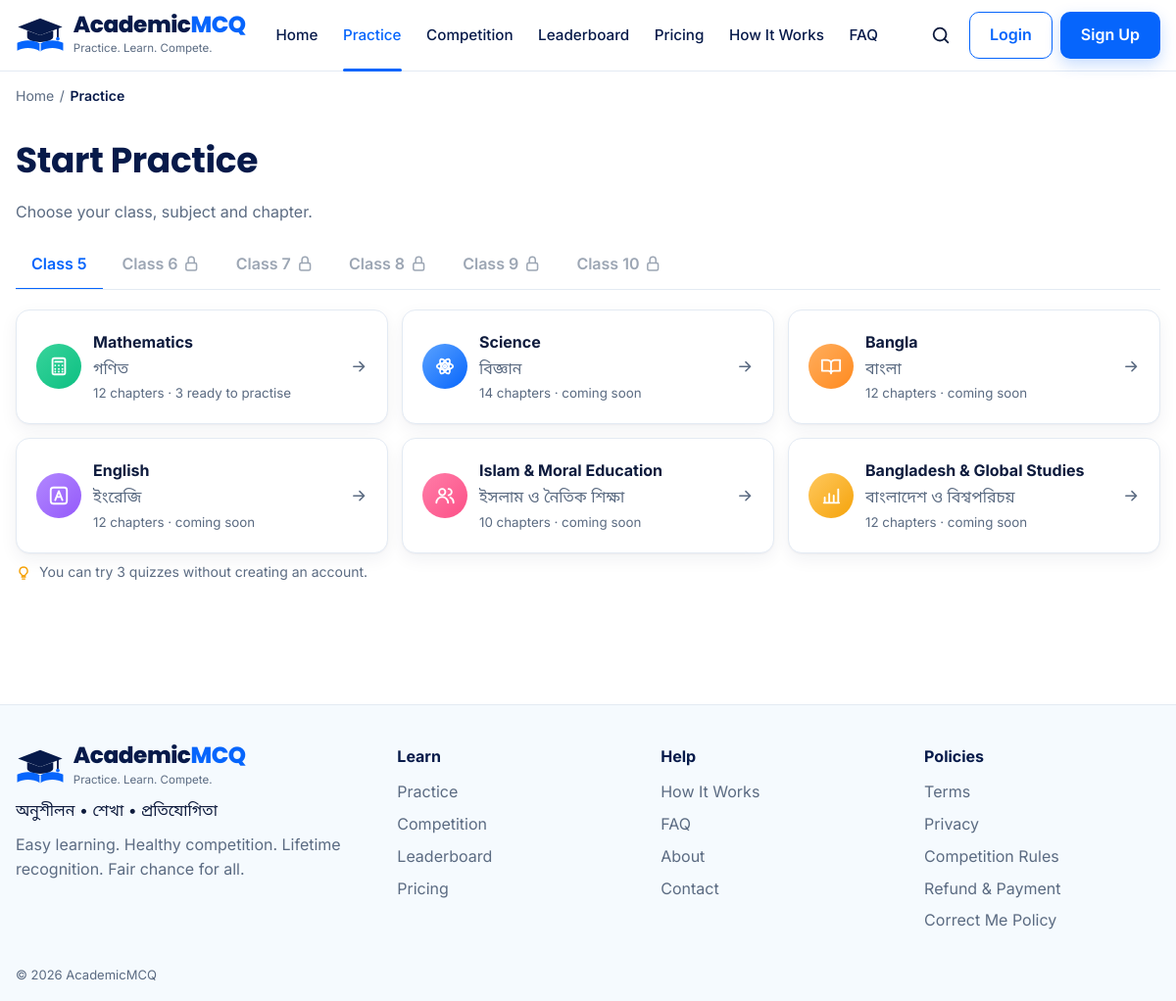
Screenshot of /index.php/practice with the database file from the repository.
### tables this page shows
CREATE TABLE classes (
    id              TINYINT UNSIGNED PRIMARY KEY AUTO_INCREMENT,
    medium_id       TINYINT UNSIGNED NOT NULL,
    name            VARCHAR(50)  NOT NULL,           
    slug            VARCHAR(50)  NOT NULL,
    sort_order      SMALLINT     NOT NULL DEFAULT 0,
    is_active       TINYINT(1)   NOT NULL DEFAULT 0,  
    created_at      TIMESTAMP    NOT NULL DEFAULT CURRENT_TIMESTAMP,
    UNIQUE KEY uq_class_slug (medium_id, slug),
    CONSTRAINT fk_class_medium FOREIGN KEY (medium_id) REFERENCES mediums(id)
);

CREATE TABLE subjects (
    id              SMALLINT UNSIGNED PRIMARY KEY AUTO_INCREMENT,
    class_id        TINYINT UNSIGNED NOT NULL,
    name            VARCHAR(100) NOT NULL,
    name_bn         VARCHAR(100) NULL,
    slug            VARCHAR(100) NOT NULL,
    icon            VARCHAR(40)  NULL,
    description     TEXT         NULL,               
    sort_order      SMALLINT     NOT NULL DEFAULT 0,
    is_active       TINYINT(1)   NOT NULL DEFAULT 1,
    created_at      TIMESTAMP    NOT NULL DEFAULT CURRENT_TIMESTAMP,
    UNIQUE KEY uq_subject_slug (class_id, slug),
    CONSTRAINT fk_subject_class FOREIGN KEY (class_id) REFERENCES classes(id)
);

### application/core/MY_Controller.php (called while the page is built, shortened)
<?php
class MY_Controller extends CI_Controller
{
	protected $user;
	protected function render($view, array $data = array(), array $page = array())
	{
		$data['user']  = $this->user;
		$data['flash'] = $this->session->flashdata('flash');
		$data['page']  = array_merge(array(
			'title'  => 'AcademicMCQ',
			'nav'    => '',
			'crumbs' => array(),
			'app'    => FALSE,
		), $page);
		$data['unread'] = 0;
		$this->load->view('layout/header', $data);
		$this->load->view($view, $data);
		$this->load->view('layout/footer', $data);
	}
}

### application/controllers/Practice.php (called while the page is built, shortened)
<?php
class Practice extends MY_Controller
{
	public function index()
	{
		$class = $this->Curriculum_model->class_by_slug($this->input->get('class') ?: 'class-5');
		$this->render('practice/index', array(
			'classes'  => $this->Curriculum_model->classes($class['medium_id']),
			'class'    => $class,
			'subjects' => $class['is_active'] ? $this->Curriculum_model->subjects($class['id']) : array(),
		), array(
			'title' => 'Start Practice', 'nav' => 'practice',
			'crumbs' => array(array('Home', ''), array('Practice', NULL)),
		));
	}
}

### index.php (called while the page is built, shortened)
<?php
require_once BASEPATH.'core/CodeIgniter.php';

### application/models/Curriculum_model.php (called while the page is built, shortened)
<?php
class Curriculum_model extends CI_Model
{
	public function classes($medium_id = 1)
	{
		return $this->db->where('medium_id', $medium_id)
			->order_by('sort_order')->get('classes')->result_array();
	}
	public function class_by_slug($slug)
	{
		return $this->db->get_where('classes', array('slug' => $slug))->row_array();
	}
	public function subjects($class_id)
	{
		$subjects = $this->db->select('s.*, COUNT(c.id) AS chapter_count')
			->from('subjects s')
			->join('chapters c', 'c.subject_id = s.id', 'left')
			->where('s.class_id', $class_id)->where('s.is_active', 1)
			->group_by('s.id')->order_by('s.sort_order')
			->get()->result_array();
		return $subjects;
	}
}

### application/views/practice/index.php (the view, shortened to what this page needs)
<section class="section section--tight">
  <div class="amcq-container">
    <h1>Start Practice</h1>
    <p class="amcq-muted">Choose your class, subject and chapter.</p>
    <ul class="tabs" role="list">
      <?php foreach ($classes as $c): ?>
        <li><a class="tab<?= $c['id'] === $class['id'] ? ' is-active' : '' ?><?= $c['is_active'] ? '' : ' is-soon' ?>"
               href="<?= site_url('practice?class=' . $c['slug']) ?>"<?= $c['id'] === $class['id'] ? ' aria-current="page"' : '' ?>>
          <?= e($c['name']) ?><?= $c['is_active'] ? '' : ' ' . icon('lock') ?></a></li>
      <?php endforeach; ?>
    </ul>
    <?php if ( ! $class['is_active']): ?>
      <div class="empty">
        <span class="chip chip--blue chip--lg"><?= icon('lock') ?></span>
        <h2><?= e($class['name']) ?> is coming soon</h2>
        <p class="amcq-muted">We are launching with Class 5. More classes will follow.</p>
        <a class="amcq-btn amcq-btn--primary" href="<?= site_url('practice?class=class-5') ?>">Practice Class 5</a>
      </div>
    <?php else: ?>
      <ul class="grid grid--3">
        <?php foreach ($subjects as $i => $s): list($ic, $col) = subject_style($s['slug']); ?>
        <li>
          <a class="amcq-card subject subject--lg" href="<?= site_url('practice/' . $class['slug'] . '/' . $s['slug']) ?>">
            <span class="round round--<?= $col ?>"><?= icon($ic) ?></span>
            <span class="subject__body">
              <strong><?= e($s['name']) ?></strong>
              <?php if ($s['name_bn']): ?><span class="amcq-muted"><?= e($s['name_bn']) ?></span><?php endif; ?>
              <small class="amcq-muted"><?= (int) $s['chapter_count'] ?> chapters ·
                <?= $s['playable_chapters'] ? (int) $s['playable_chapters'] . ' ready to practise' : 'coming soon' ?></small>
            </span>
            <?= icon('arrow-right', 'subject__go') ?>
          </a>
        </li>
        <?php endforeach; ?>
      </ul>
      <?php if ( ! $user): ?>
        <p class="note"><?= icon('bulb') ?> You can try <?= GUEST_FREE_QUIZZES ?> quizzes without creating an account.</p>
      <?php endif; ?>
    <?php endif; ?>
  </div>
</section>

### application/helpers/amcq_helper.php (shortened to what this page needs)
<?php
function e($value)
{
	return htmlspecialchars((string) $value, ENT_QUOTES, 'UTF-8');
}
function icon($name, $class = '')
{
	return '<svg class="icon ' . e($class) . '" aria-hidden="true"><use href="#i-' . e($name) . '"/></svg>';
}
function subject_style($slug)
{
	$map = array(
		'mathematics' => array('calculator', 'green'),
		'science'     => array('atom', 'blue'),
		'bangla'      => array('book-open', 'orange'),
		'english'     => array('type', 'purple'),
		'islam-moral' => array('users', 'pink'),
		'bgs'         => array('bar-up', 'amber'),
	);
	return isset($map[$slug]) ? $map[$slug] : array('book', 'blue');
}

### asset/css/brand.css (style rules this page uses)
:root { --amcq-navy: #071A4A; --amcq-navy-deep: #001A4B; --amcq-primary-700: #0451CC; --amcq-primary-600: #0665FC; --amcq-primary-100: #EAF3FE; --amcq-primary-200: #DCEDFE; --amcq-accent: #2F7BFF; --amcq-success: #0DBF82; --amcq-success-text: #088A5E; --amcq-warning: #FEB12D; --amcq-error: #F04A5E; --amcq-error-bar: #FD6174; --amcq-purple: #9459FA; --amcq-purple-bg: #F2EBFF; --amcq-pink: #FC5087; --amcq-pink-bg: #FFEAF1; --amcq-orange: #FF8A1F; --amcq-orange-bg: #FFF1E3; --amcq-amber: #F5A30A; --amcq-amber-bg: #FFF6E0; --amcq-green-bg: #E7F8F1; --amcq-red-bg: #FFEDEF; --amcq-blue-bg: #EAF3FE; --amcq-text: #0E1B3D; --amcq-text-soft: #5B6B82; --amcq-border: #E3EAF3; --amcq-surface: #F5FAFE; --amcq-white: #FFFFFF; --amcq-font: 'Inter', 'Noto Sans Bengali', system-ui, -apple-system, sans-serif; --amcq-font-head: 'Poppins', 'Noto Sans Bengali', 'Inter', system-ui, sans-serif; --amcq-h1: 2.25rem; --amcq-h2: 1.75rem; --amcq-h3: 1.375rem; --amcq-body: 1rem; --amcq-small: 0.875rem; --amcq-meta: 0.8125rem; --amcq-quiz: 1.1875rem; --amcq-radius: 10px; --amcq-radius-lg: 18px; --amcq-radius-card: 14px; --amcq-shadow: 0 1px 2px rgba(7, 26, 74, .04), 0 6px 18px rgba(7, 26, 74, .06); --amcq-container: 1140px; --amcq-gutter: 16px; --amcq-tap: 44px; }
*, *::before, *::after { box-sizing: border-box; }
body { margin: 0; font-family: var(--amcq-font); font-size: var(--amcq-body); line-height: 1.6; color: var(--amcq-text); background: var(--amcq-white); -webkit-font-smoothing: antialiased; }
h1, h2, h3 { line-height: 1.25; margin: 0 0 .5em; font-weight: 700; font-family: var(--amcq-font-head); color: var(--amcq-navy); letter-spacing: -.01em; }
h1 { font-size: var(--amcq-h1); }
a { color: var(--amcq-primary-600); text-decoration: none; }
.amcq-container { max-width: var(--amcq-container); margin: 0 auto; padding: 0 var(--amcq-gutter); }
.amcq-muted { color: var(--amcq-text-soft); }
.amcq-card { background: var(--amcq-white); border: 1px solid var(--amcq-border); border-radius: var(--amcq-radius-card); padding: 1.25rem; box-shadow: var(--amcq-shadow); }

### asset/css/app.css (style rules this page uses)
.icon { width: 1.15em; height: 1.15em; fill: none; stroke: currentColor; stroke-width: 2; stroke-linecap: round; stroke-linejoin: round; flex-shrink: 0; vertical-align: -.2em; }
ul, ol { margin: 0; padding: 0; }
.section { padding: 2.5rem 0; }
.section--tight { padding: 1.75rem 0; }
.grid { display: grid; gap: .875rem; list-style: none; margin-top: 1.25rem; }
.grid--3, .grid--4, .grid--5, .grid--6 { grid-template-columns: 1fr; }
.subject { display: flex; gap: .75rem; align-items: center; color: inherit; height: 100%; }
.subject strong, .subject small { display: block; }
.subject--lg { padding: 1.25rem; }
.subject__body { flex: 1; display: flex; flex-direction: column; gap: .1rem; }
.subject__go { color: var(--amcq-text-soft); }
.tabs { display: flex; gap: .25rem; overflow-x: auto; list-style: none; border-bottom: 1px solid var(--amcq-border); margin: 1rem 0 1.25rem; }
.tab { display: inline-flex; align-items: center; gap: .3rem; padding: .7rem 1rem; min-height: var(--amcq-tap); white-space: nowrap; color: var(--amcq-text-soft); font-weight: 600; border-bottom: 2px solid transparent; margin-bottom: -1px; }
.tab.is-active { color: var(--amcq-primary-600); border-bottom-color: var(--amcq-primary-600); }
.tab.is-soon { opacity: .6; }
.note { display: flex; gap: .5rem; align-items: flex-start; font-size: var(--amcq-small); color: var(--amcq-text-soft); margin: 1rem 0; }
.note .icon { color: var(--amcq-primary-600); margin-top: .15em; }
@media (min-width: 560px) { .grid--3 { grid-template-columns: repeat(2, 1fr); } }
@media (min-width: 900px) { .grid--3 { grid-template-columns: repeat(3, 1fr); } }

### rows the page displays
classes: name "Class 5"
classes: name "Class 6"
classes: name "Class 7"
classes: name "Class 8"
classes: name "Class 9"
classes: name "Class 10"
subjects: name "Mathematics", name_bn "গণিত", chapter_count "12", playable_chapters "3"
subjects: name "Science", name_bn "বিজ্ঞান", chapter_count "14", shows "coming soon"
subjects: name "Bangla", name_bn "বাংলা", chapter_count "12", shows "coming soon"
subjects: name "English", name_bn "ইংরেজি", chapter_count "12", shows "coming soon"
subjects: name "Islam & Moral Education", name_bn "ইসলাম ও নৈতিক শিক্ষা", chapter_count "10", shows "coming soon"
subjects: name "Bangladesh & Global Studies", name_bn "বাংলাদেশ ও বিশ্বপরিচয়", chapter_count "12", shows "coming soon"

### other values shown
$l[0] "Home"
$l[0] "Practice"
$l[0] "Competition"
$l[0] "Leaderboard"
$l[0] "Pricing"
$l[0] "How It Works"
$l[0] "FAQ"
$c[0] "Home"
$c[0] "Practice"
GUEST_FREE_QUIZZES "3"
